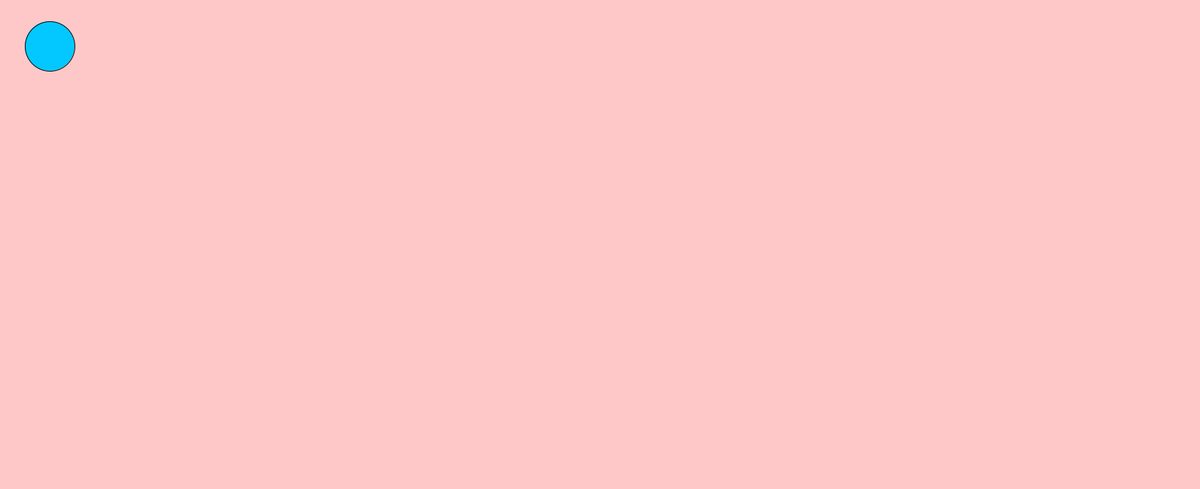
Frame 1 (no input)
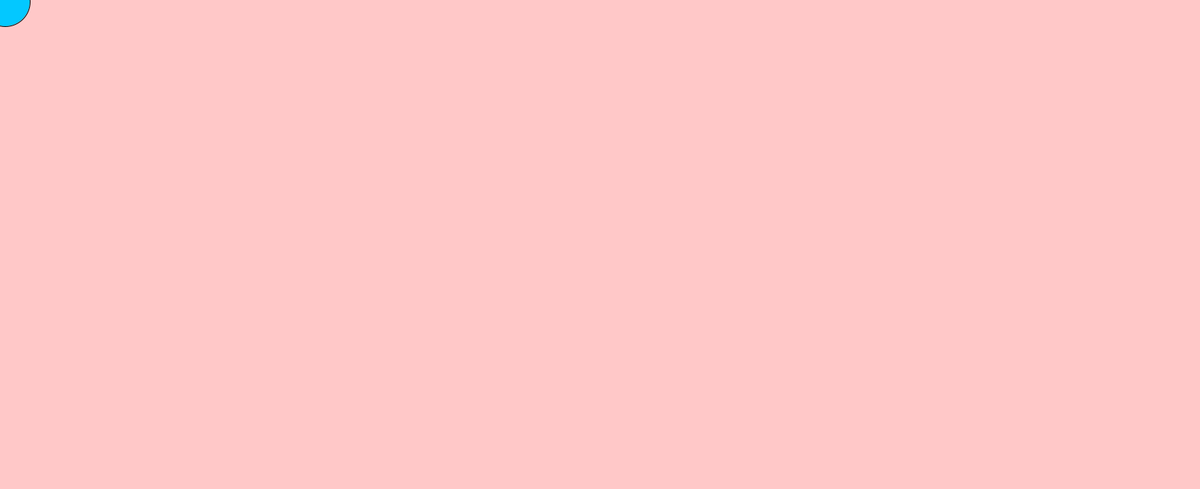
Frame 60 (the mouse pressed at the canvas centre just before this capture)
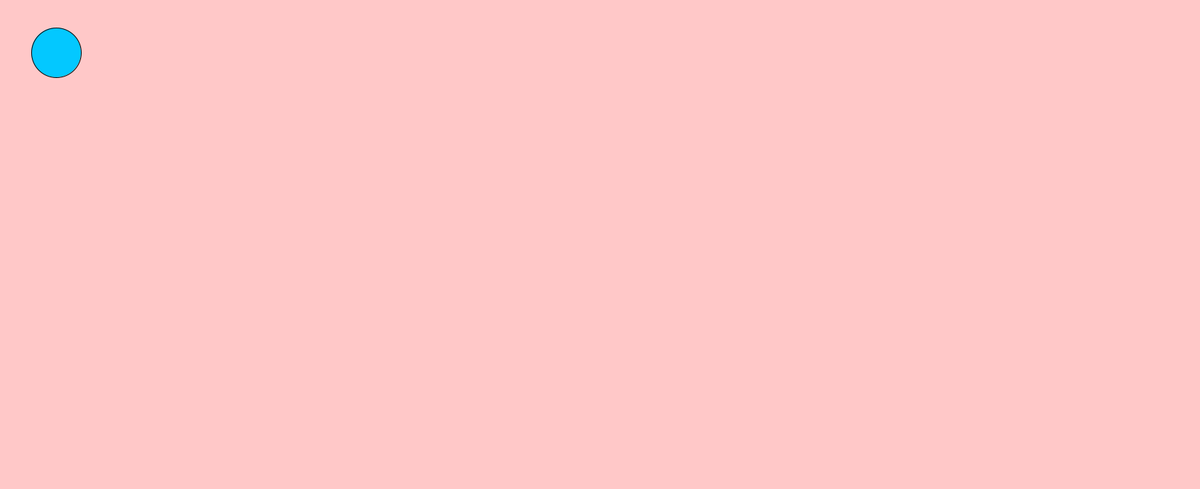
Frame 120 (the mouse held since frame 60 and released just before this capture)

The Processing sketch that drew these frames (run headless with seeded random() and noise(); from frame 60 on, the mouse is pressed at the canvas centre):

// Processing sketch: BOUNCING_BALLLL
// ── BOUNCING_BALLLL.pde
int x, y, walllocation, velX;
void  setup (){
  x = 70; 
  y = 65;
  walllocation = 300;
  velX = 9;
  size(1690, 690);
  background(HSB, 100, 255, 255);
}

void draw(){
  background(255, 200, 200);
  fill(HSB, 200, 255, 255);
  ellipse(x, y, 70, 70);
   x+=velX;
   y+=velX;
  if(x > 300) velX = velX*-1;
  if(x<0) velX = velX*-1;
}
